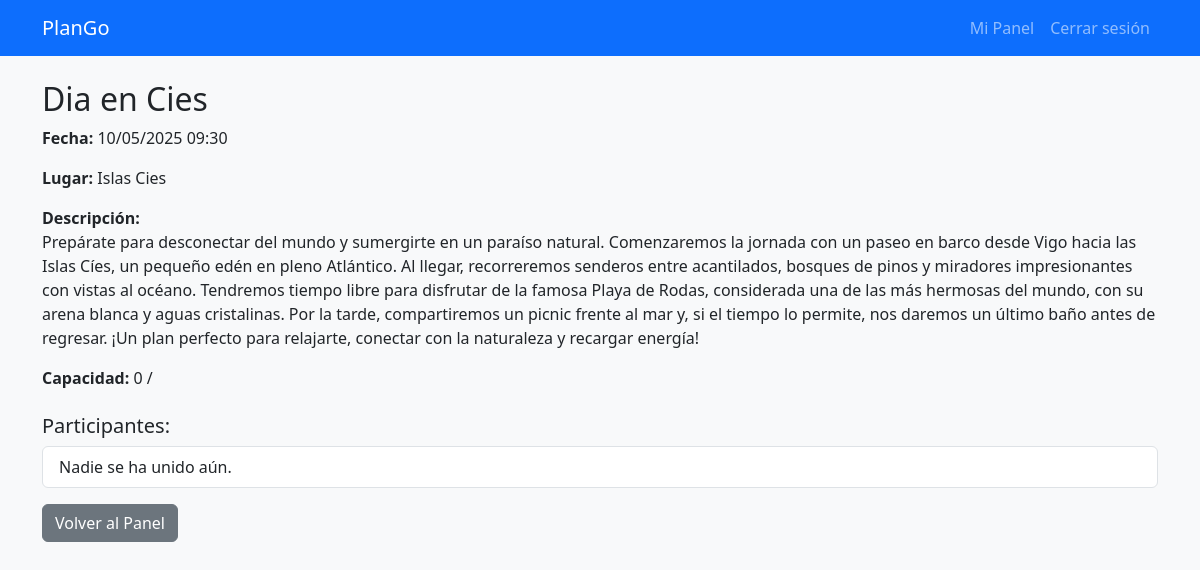
Page /plan/1/ (signed in) on the committed database.
### planes/models.py (models this page shows, shortened)
class Plan(models.Model):
    titulo = models.CharField(max_length=100)
    descripcion = models.TextField()
    fecha = models.DateTimeField()
    lugar = models.CharField(max_length=100)
    plazas_disponibles = models.IntegerField(default=1)
    creador = models.ForeignKey(User, on_delete=models.CASCADE, related_name='planes_creados')
    participantes = models.ManyToManyField(User, related_name='planes_unidos', blank=True)
    imagen = models.ImageField(upload_to='planes_img/', blank=True, null=True)  # 👈 NUEVO

### planes/views.py (the view)
# urls.py: path('plan/<int:id>/', views.ver_plan, name='ver_plan'),
@login_required
def ver_plan(request, id):
    plan = get_object_or_404(Plan, id=id)
    return render(request, 'ver_plan.html', {'plan': plan})

### templates/ver_plan.html (shortened to what this page needs)
<!DOCTYPE html>
<html lang="es">
<head>
    <link href="https://cdn.jsdelivr.net/npm/bootstrap@5.3.3/dist/css/bootstrap.min.css" rel="stylesheet">
</head>
<body class="bg-light">
    <nav class="navbar navbar-expand-lg navbar-dark bg-primary mb-4">
        <div class="container">
            <a class="navbar-brand" href="/">PlanGo</a>
            <div class="collapse navbar-collapse justify-content-end">
                <ul class="navbar-nav">
                    {% if user.is_authenticated %}
                        <li class="nav-item">
                            <a class="nav-link" href="{% url 'panel_usuario' %}">Mi Panel</a>
                        </li>
                        <li class="nav-item">
                            <a class="nav-link" href="{% url 'logout' %}">Cerrar sesión</a>
                        </li>
                    {% endif %}
                </ul>
            </div>
        </div>
    </nav>
    <div class="container mt-4">
        <h2>{{ plan.titulo }}</h2>
        <p><strong>Fecha:</strong> {{ plan.fecha|date:"d/m/Y H:i" }}</p>
        <p><strong>Lugar:</strong> {{ plan.lugar }}</p>
        <p><strong>Descripción:</strong><br>{{ plan.descripcion }}</p>
        <p><strong>Capacidad:</strong> {{ plan.participantes.count }} / {{ plan.capacidad_maxima }}</p>
        {% if user == plan.creador %}
            <h5 class="mt-4">Participantes:</h5>
            <ul class="list-group mb-3">
                {% for p in plan.participantes.all %}
                    <li class="list-group-item">{{ p.username }}</li>
                {% empty %}
                    <li class="list-group-item">Nadie se ha unido aún.</li>
                {% endfor %}
            </ul>
        {% endif %}
        <a href="{% url 'panel_usuario' %}" class="btn btn-secondary">Volver al Panel</a>
    </div>
</body>
</html>

### rows in the picture
Plan: titulo "Dia en Cies", fecha "10/05/2025 09:30", lugar "Islas Cies", descripcion "Prepárate para desconectar del mundo y sumergirte en un paraíso natural. Comenzaremos la jornada con un paseo en barco desde Vigo hacia las Islas Cíes, un pequeño edén en pleno Atlántico. Al llegar, recorreremos senderos entre acantilados, bosques de pinos y miradores impresionantes con vistas al océano. Tendremos tiempo libre para disfrutar de la famosa Playa de Rodas, considerada una de las más hermosas del mundo, con su arena blanca y aguas cristalinas. Por la tarde, compartiremos un picnic frente al mar y, si el tiempo lo permite, nos daremos un último baño antes de regresar. ¡Un plan perfecto para relajarte, conectar con la naturaleza y recargar energía!", participantes.count "0"
